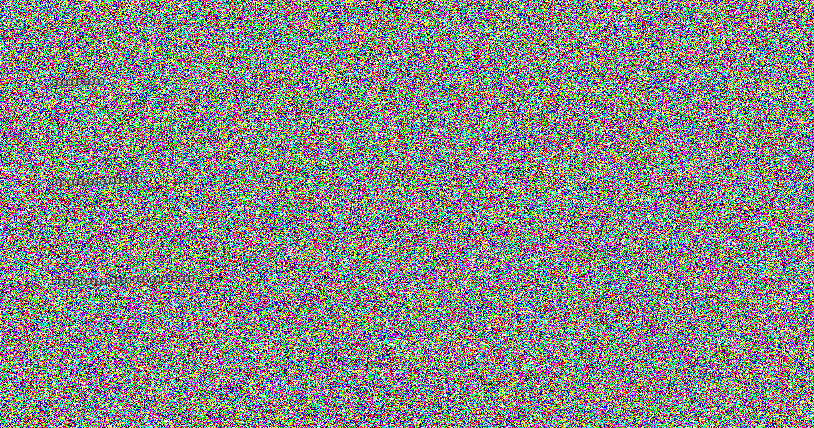
#> input picture sample_hindi.png, 814 x 428 px; its folder holds only this picture in this run
$ python -i binarize.py   (imports and definitions only)
#> lines starting #> are read from the running program, lines starting #| are printed output that depends on the picture
#> further down, picture is the input picture: PIL image 814x428 RGB; mean R, G, B 137.1, 137.3, 137.2
import numpy as np
import os
from PIL import Image, ImageFilter


def otsu_binarize(image: Image.Image) -> Image.Image:
    # 1. Convert image to grayscale NumPy array (uint8)
    img_gray = image.convert('L')
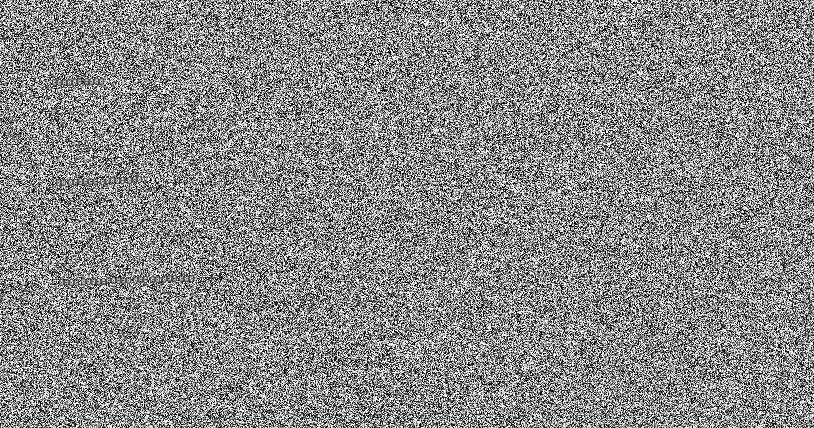
#> img_gray: PIL image 814x428 L; min 0, max 255, mean 137.2
    img_arr = np.array(img_gray, dtype=np.uint8)

    # 2. Compute 256-bin histogram using np.bincount()
    hist = np.bincount(img_arr.ravel(), minlength=256)
#> hist = 256 values, max 5668 at index 251, min 0 at index 127, mean 1360.9

    # 3. For each threshold t in 0..255, compute between-class variance: w0*w1*(mean0-mean1)^2
    total_pixels = img_arr.size
#> total_pixels = 348392
    best_t = 0
    max_variance = -1.0

    sum_all = sum(i * h for i, h in enumerate(hist))
#> sum_all = 47802635
    sum_bg = 0
    w_bg = 0

    for t in range(256):
        w_bg += hist[t]
        if w_bg == 0:
            continue

        w_fg = total_pixels - w_bg
        if w_fg == 0:
            break

        sum_bg += t * hist[t]

        mean_bg = sum_bg / w_bg
        mean_fg = (sum_all - sum_bg) / w_fg

        # between-class variance
        variance = w_bg * w_fg * (mean_bg - mean_fg) ** 2

        # 4. Select t that maximizes between-class variance
        if variance > max_variance:
            max_variance = variance
            best_t = t
#> this loop made 256 passes
#> (w_bg, w_fg, sum_bg, mean_bg, mean_fg, max_variance) on passes 1 to 12: (139, 348253, 0, 0, 137.3, 9.12e+11), (1116, 347276, 977, 0.875, 137.6, 7.25e+12), (3172, 345220, 5089, 1.6, 138.5, 2.05e+13), (6153, 342239, 14032, 2.28, 139.6, 3.97e+13), (9593, 338799, 27792, 2.9, 141, 6.2e+13), (13159, 335233, 45622, 3.47, 142.5, 8.52e+13), (16669, 331723, 66682, 4, 143.9, 1.08e+14), (19851, 328541, 88956, 4.48, 145.2, 1.29e+14), (22790, 325602, 112468, 4.93, 146.5, 1.49e+14), (25267, 323125, 134761, 5.33, 147.5, 1.65e+14), (27356, 321036, 155651, 5.69, 148.4, 1.79e+14), (28997, 319395, 173702, 5.99, 149.1, 1.9e+14)
#> (w_bg, w_fg, sum_bg, mean_bg, mean_fg) on pass 100: (114869, 233523, 4895941, 42.62, 183.7)

    # 5. Return binary image: pixels > t -> 255, else -> 0
    binary_arr = np.where(img_arr > best_t, 255, 0).astype(np.uint8)
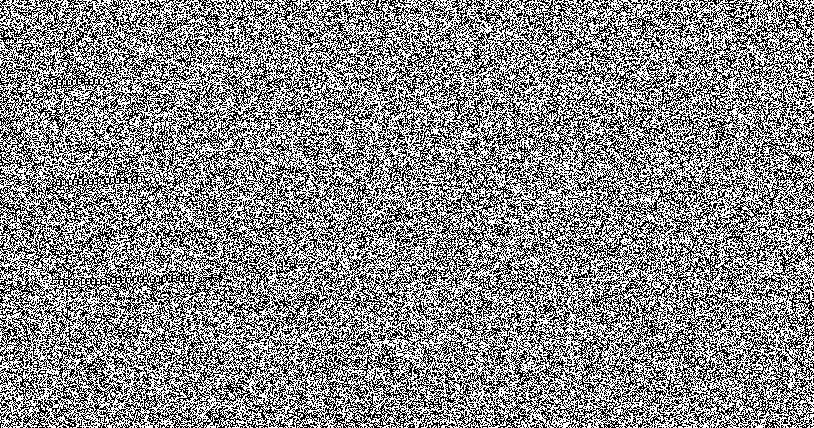
#> binary_arr: shape (428, 814); 54% white; black in thin lines or dots
    out_img = Image.fromarray(binary_arr, mode='L')

    if os.environ.get('DEBUG') == 'True':
        out_img.save('debug_otsu_binarize.png')

    return out_img


def local_mean_binarize(image: Image.Image, window_size: int = 31, offset: float = 10.0) -> Image.Image:
    img_gray = image.convert('L')
    img_arr = np.array(img_gray, dtype=np.uint8)
    if window_size % 2 == 0:
        window_size += 1

    radius = max(1, window_size // 2)
    mean_arr = np.array(img_gray.filter(ImageFilter.BoxBlur(radius=radius)), dtype=np.float32)
    global_mean = float(np.mean(img_arr))
    threshold = mean_arr - offset + np.maximum(0.0, (global_mean - mean_arr) * 0.5)
    binary_arr = np.where(img_arr > threshold, 255, 0).astype(np.uint8)
    return Image.fromarray(binary_arr, mode='L')


def robust_binarize(image: Image.Image) -> Image.Image:
    """
    Prefer Otsu on clean scans, but fall back to local thresholding when the
    foreground ratio from Otsu looks unrealistic for document text.
    """
    otsu_img = otsu_binarize(image)
    otsu_arr = np.array(otsu_img, dtype=np.uint8)
    ink_ratio = float(np.mean(otsu_arr == 0))

    # Text on documents typically occupies a modest portion of the crop.
    # If Otsu produces an almost blank or almost full-ink page, local
    # thresholding is usually more stable under uneven lighting.
    if 0.01 <= ink_ratio <= 0.55:
        return otsu_img

    min_dim = min(image.size) if image.size else 32
    window = max(15, min(51, (min_dim // 6) | 1))
    return local_mean_binarize(image, window_size=window, offset=10.0)

>>> from PIL import Image
>>> picture = Image.open('../sample_hindi.png')
>>> result = robust_binarize(picture)
